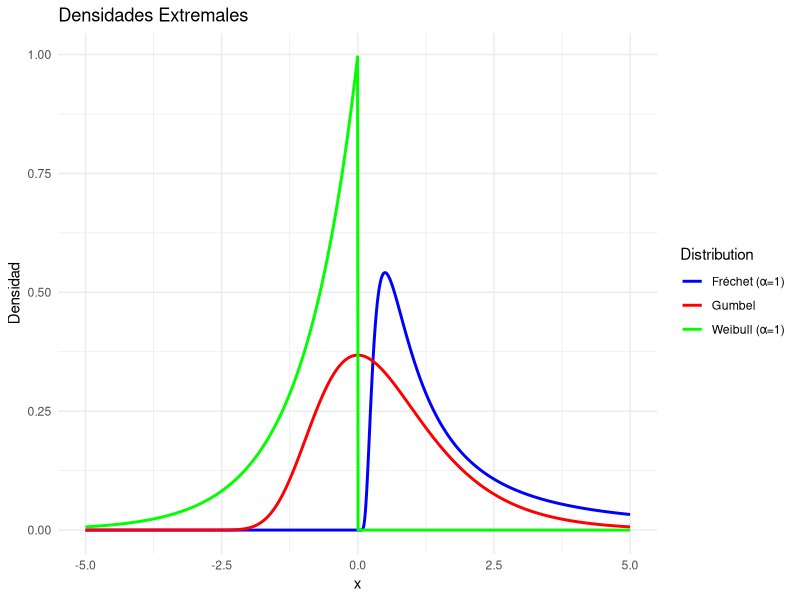
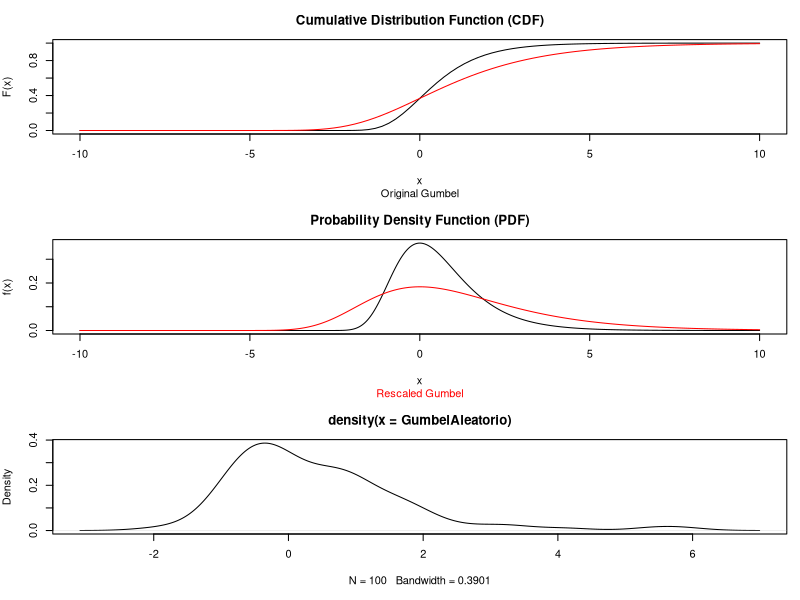
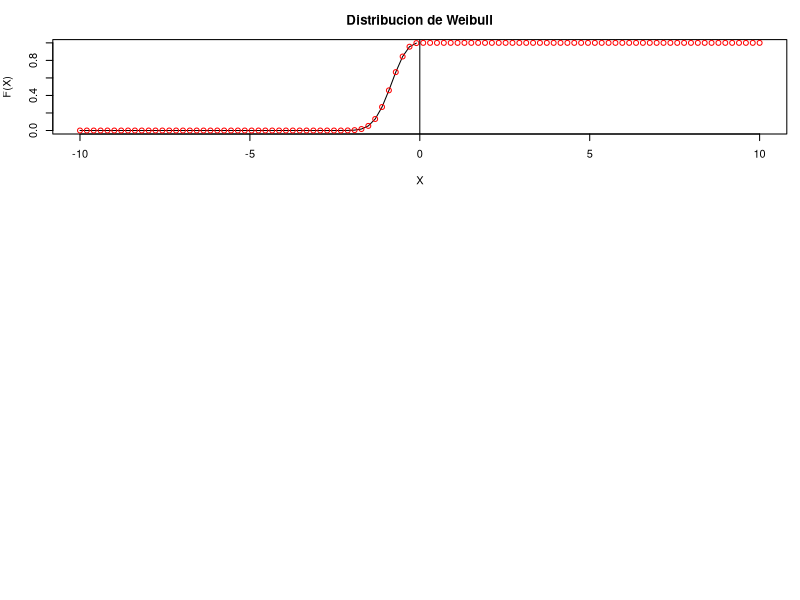
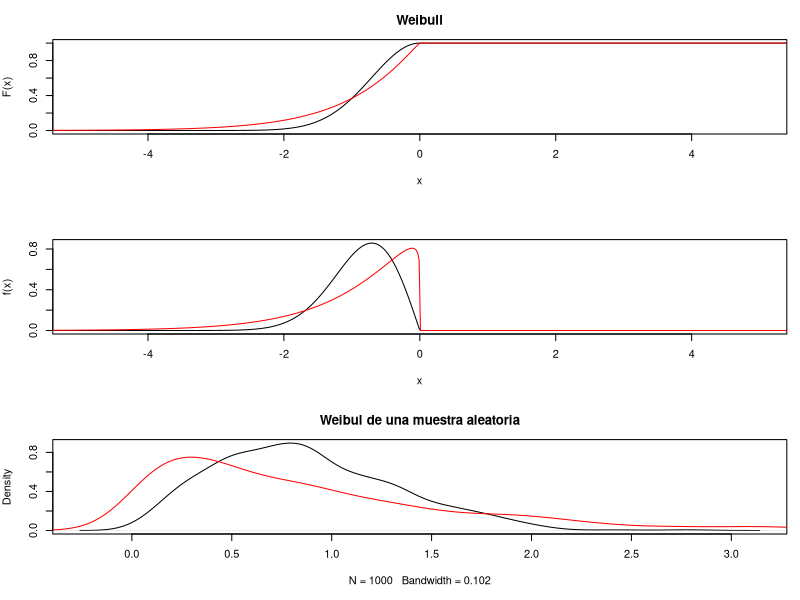
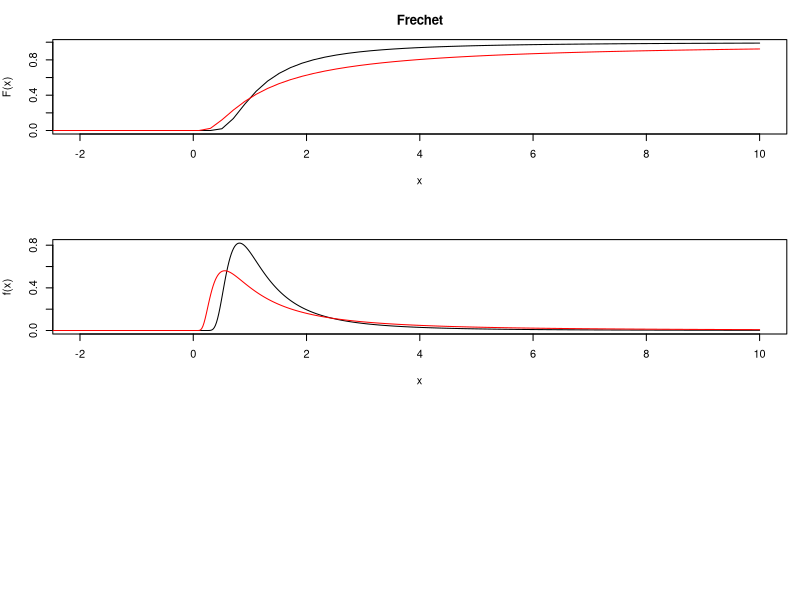

The R script that drew these images, in order:
## ---- chunk 1
library(evd)
## ---- chunk 2
# Load necessary package
library(ggplot2)

# Define the range of x values, ensuring negative values are included
x_gumbel <- seq(-5, 5, length.out = 1000)
x_weibull <- seq(-5, 5, length.out = 1000)  
x_frechet <- seq(-5, 5, length.out = 1000)  # Extended to include negative values

# Define the PDFs based on given formulas
gumbel_pdf <- function(x) exp(-x) * exp(-exp(-x))
weibull_pdf <- function(x, alpha = 1) ifelse(x < 0, alpha * (-x)^(alpha - 1) * exp(-(-x)^alpha), 0)
frechet_pdf <- function(x, alpha = 1) ifelse(x > 0, alpha * x^(-alpha - 1) * exp(-x^(-alpha)), 0)  # Explicitly defined for x ≤ 0

# Compute PDFs
gumbel_vals <- gumbel_pdf(x_gumbel)
weibull_vals <- weibull_pdf(x_weibull, alpha = 1)  # Order 1
frechet_vals <- frechet_pdf(x_frechet, alpha = 1)  # Order 1

# Create data frames for ggplot
df_gumbel <- data.frame(x = x_gumbel, y = gumbel_vals, Distribution = "Gumbel")
df_weibull <- data.frame(x = x_weibull, y = weibull_vals, Distribution = "Weibull (α=1)")
df_frechet <- data.frame(x = x_frechet, y = frechet_vals, Distribution = "Fréchet (α=1)")

# Combine all data
df <- rbind(df_gumbel, df_weibull, df_frechet)

# Plot using ggplot2
ggplot(df, aes(x, y, color = Distribution)) +
  geom_line(size = 1) +
  labs(title = "Densidades Extremales",
       x = "x", y = "Densidad") +
  theme_minimal() +
  scale_color_manual(values = c("blue", "red", "green"))
## ---- chunk 3
# Define the sequence of x values
x_aux <- seq(-10, 10, length = 1000)

# Set up the plotting layout
par(mfrow = c(3, 1), mar = c(5, 4, 3, 1))

# Plot the cumulative distribution function (CDF) of the Gumbel distribution
plot(seq(-10, 10, length = 100), pgumbel(q = seq(-10, 10, length = 100), loc = 0, scale = 1), 
     xlim = c(-10, 10), type = "l", ylab = "F(x)", xlab = "x", main = "Cumulative Distribution Function (CDF)")
lines(seq(-10, 10, length = 100), pgumbel(q = seq(-10, 10, length = 100), loc = 0, scale = 2), col = "red")
title(main ="", sub = "Original Gumbel")

# Plot the probability density function (PDF) of the Gumbel distribution
plot(x_aux, dgumbel(x = x_aux, loc = 0, scale = 1, log = FALSE), xlim = c(-10, 10), type = "l", 
     ylab = "f(x)", xlab = "x", main = "Probability Density Function (PDF)")
lines(x_aux, dgumbel(x = x_aux, loc = 0, scale = 2, log = FALSE), col = "red")
title(main = "")

# Add subtitles to each plot
title(main = "", sub = "Rescaled Gumbel", col.main = "red", col.sub = "red")
## ---- chunk 4
# Podemos simular 100 datos aleatorios de una distribución Gumbel
GumbelAleatorio<-rgumbel(100)
plot(density(GumbelAleatorio))
## ---- chunk 5
-digamma(1) # Constante de Euler-Mascheroni
## ---- chunk 6
mean(rgumbel(1000))
## ---- chunk 7
sd(rgumbel(1000))
## ---- chunk 8
x_aux<-seq(-10, 10, length=100)
alpha<- 2.6 # definimos un alfa cualquiera (>0)
plot(x_aux, exp(-(-x_aux)^alpha), type="l", log="", ylab="F(X)", xlab="X", main="Distribucion de Weibull") # recordemos que la definimos para X<0, luego vale 1
points(x_aux, 1-pweibull(-x_aux, shape=alpha, scale=1), col="red")
abline(v=0)
## ---- chunk 9
#Veamos ahora la forma de un par de distribuciones cambiando el parámetro de orden (α
#), que en la función pweibull de R se nombra como shape y que define el orden de la distribución.
x_aux<- seq(-10,10, length=1000)
par(mfrow=c(3,1), mar=c(5,4,3,1))
plot(x_aux, 1-pweibull(q=-x_aux, shape=2, scale=1) ,xlim=c(-5,5), type="l", ylab="F(x)", xlab="x", main="Weibull")
lines(x_aux, 1-pweibull(q=-x_aux, shape=1.1, scale=1), col="red")

plot(x_aux, dweibull(x=-x_aux, shape=2, scale=1, log = FALSE) ,xlim=c(-5,5), type="l", ylab="f(x)", xlab="x")
lines(x_aux, dweibull(x=-x_aux, shape=1.1, scale=1, log = FALSE), col="red")
## ---- chunk 10
#
randomWeibull1<-rweibull(1000, shape=2)
randomWeibull2<-rweibull(1000, shape=1.1)

plot(density(randomWeibull1), main="Weibul de una muestra aleatoria")
lines(density(randomWeibull2),col="red")
## ---- chunk 11
x_aux<- seq(-10,10, length=1000)

par(mfrow=c(3,1), mar=c(5,4,3,1))
plot(seq(-10,10,length=100), pfrechet(q=seq(-10,10,length=100), shape=2, scale=1) ,xlim=c(-2,10), type="l", ylab="F(x)", xlab="x", main="Frechet")
lines(seq(-10,10,length=100), pfrechet(q=seq(-10,10,length=100), shape=1.1, scale=1),col= "red")

plot(x_aux, dfrechet(x=x_aux, shape=2, scale=1, log = FALSE) ,xlim=c(-2,10), type="l", ylab="f(x)", xlab="x")
lines(x_aux, dfrechet(x=x_aux, shape=1.1, scale=1, log = FALSE), col="red")
## ---- chunk 12
# faltan datos, ya los pedí
## ---- chunk 13
#datos
